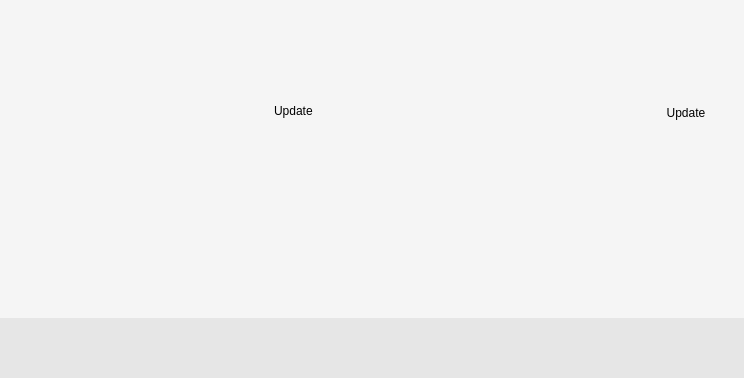
<?xml version="1.0" encoding="UTF-8"?>
<ui version="4.0">
 <class>aboutWidget</class>
 <widget class="QWidget" name="aboutWidget">
  <property name="geometry">
   <rect>
    <x>0</x>
    <y>0</y>
    <width>744</width>
    <height>360</height>
   </rect>
  </property>
  <property name="windowTitle">
   <string>Dialog</string>
  </property>
  <property name="styleSheet">
   <string notr="true"> QScrollBar:vertical {
     border: 1px solid #999999;
     background: white;
     width: 12px;
     margin: 5px 0 5px 2;
 }
 QScrollBar::handle:vertical {
     background: #777777;
     min-height: 12px;
 }
 QScrollBar::add-line:vertical {
     border: none;
     background: none;
     height: 0px;
     subcontrol-position: bottom;
     subcontrol-origin: margin;
 }

 QScrollBar::sub-line:vertical {
     border: none;
     background: none;
     height: 0px;
     subcontrol-position: top;
     subcontrol-origin: margin;
 }
 QScrollBar::up-arrow:vertical, QScrollBar::down-arrow:vertical {
     border: none;
     width: 0px;
     height: 0px;
     background: none;
 }

 QScrollBar::add-page:vertical, QScrollBar::sub-page:vertical {
     background: none;
 }</string>
  </property>
  <layout class="QVBoxLayout" name="verticalLayout">
   <property name="spacing">
    <number>0</number>
   </property>
   <property name="margin">
    <number>0</number>
   </property>
   <item>
    <widget class="QFrame" name="horizontalFrame">
     <property name="sizePolicy">
      <sizepolicy hsizetype="Minimum" vsizetype="MinimumExpanding">
       <horstretch>0</horstretch>
       <verstretch>0</verstretch>
      </sizepolicy>
     </property>
     <property name="styleSheet">
      <string notr="true">background-color: rgb(245, 245, 245);
color:rgb(0,0,0);</string>
     </property>
     <layout class="QGridLayout" name="gridLayout">
      <item row="2" column="2" rowspan="4">
       <widget class="QStackedWidget" name="stackedWidget">
        <property name="sizePolicy">
         <sizepolicy hsizetype="Preferred" vsizetype="MinimumExpanding">
          <horstretch>10</horstretch>
          <verstretch>10</verstretch>
         </sizepolicy>
        </property>
        <property name="lineWidth">
         <number>0</number>
        </property>
        <property name="currentIndex">
         <number>0</number>
        </property>
        <widget class="QWidget" name="blablaPage">
         <property name="sizePolicy">
          <sizepolicy hsizetype="Preferred" vsizetype="MinimumExpanding">
           <horstretch>0</horstretch>
           <verstretch>0</verstretch>
          </sizepolicy>
         </property>
         <layout class="QVBoxLayout" name="verticalLayout_2">
          <property name="margin">
           <number>0</number>
          </property>
          <item>
           <widget class="QWidget" name="update" native="true">
            <layout class="QHBoxLayout" name="updateLayout">
             <item>
              <widget class="QLabel" name="UpdateLabel">
               <property name="sizePolicy">
                <sizepolicy hsizetype="MinimumExpanding" vsizetype="Minimum">
                 <horstretch>0</horstretch>
                 <verstretch>0</verstretch>
                </sizepolicy>
               </property>
               <property name="styleSheet">
                <string notr="true">margin-bottom: 8px;margin-top: 4px;</string>
               </property>
               <property name="text">
                <string>Update</string>
               </property>
              </widget>
             </item>
             <item>
              <widget class="QPushButton" name="checkUpdates">
               <property name="sizePolicy">
                <sizepolicy hsizetype="Minimum" vsizetype="Minimum">
                 <horstretch>0</horstretch>
                 <verstretch>0</verstretch>
                </sizepolicy>
               </property>
               <property name="text">
                <string>Update</string>
               </property>
               <property name="flat">
                <bool>true</bool>
               </property>
              </widget>
             </item>
            </layout>
           </widget>
          </item>
          <item>
           <widget class="QLabel" name="MainBlabla">
            <property name="sizePolicy">
             <sizepolicy hsizetype="MinimumExpanding" vsizetype="MinimumExpanding">
              <horstretch>0</horstretch>
              <verstretch>0</verstretch>
             </sizepolicy>
            </property>
            <property name="styleSheet">
             <string notr="true">padding-right: 20px;</string>
            </property>
            <property name="alignment">
             <set>Qt::AlignLeading|Qt::AlignLeft|Qt::AlignTop</set>
            </property>
            <property name="wordWrap">
             <bool>true</bool>
            </property>
            <property name="openExternalLinks">
             <bool>true</bool>
            </property>
           </widget>
          </item>
         </layout>
        </widget>
        <widget class="QTextEdit" name="licensePage">
         <property name="font">
          <font>
           <family>Courier</family>
           <pointsize>9</pointsize>
          </font>
         </property>
         <property name="frameShadow">
          <enum>QFrame::Plain</enum>
         </property>
         <property name="textInteractionFlags">
          <set>Qt::TextSelectableByKeyboard|Qt::TextSelectableByMouse</set>
         </property>
        </widget>
        <widget class="QTextEdit" name="authorsPage">
         <property name="frameShadow">
          <enum>QFrame::Plain</enum>
         </property>
         <property name="textInteractionFlags">
          <set>Qt::NoTextInteraction</set>
         </property>
        </widget>
        <widget class="QTextEdit" name="creditPage">
         <property name="frameShadow">
          <enum>QFrame::Plain</enum>
         </property>
         <property name="textInteractionFlags">
          <set>Qt::LinksAccessibleByKeyboard|Qt::LinksAccessibleByMouse</set>
         </property>
        </widget>
       </widget>
      </item>
      <item row="0" column="0" rowspan="6">
       <widget class="QLabel" name="Heimdallcone">
        <property name="sizePolicy">
         <sizepolicy hsizetype="Minimum" vsizetype="Minimum">
          <horstretch>0</horstretch>
          <verstretch>0</verstretch>
         </sizepolicy>
        </property>
        <property name="minimumSize">
         <size>
          <width>247</width>
          <height>300</height>
         </size>
        </property>
        <property name="autoFillBackground">
         <bool>false</bool>
        </property>
        <property name="lineWidth">
         <number>0</number>
        </property>
        <property name="text">
         <string/>
        </property>
        <property name="textFormat">
         <enum>Qt::PlainText</enum>
        </property>
        <property name="pixmap">
         <pixmap>:/logo/heimdall256.png</pixmap>
        </property>
        <property name="scaledContents">
         <bool>false</bool>
        </property>
        <property name="margin">
         <number>20</number>
        </property>
       </widget>
      </item>
      <item row="0" column="2">
       <widget class="QLabel" name="title">
        <property name="sizePolicy">
         <sizepolicy hsizetype="MinimumExpanding" vsizetype="Preferred">
          <horstretch>0</horstretch>
          <verstretch>0</verstretch>
         </sizepolicy>
        </property>
        <property name="minimumSize">
         <size>
          <width>0</width>
          <height>50</height>
         </size>
        </property>
        <property name="baseSize">
         <size>
          <width>0</width>
          <height>0</height>
         </size>
        </property>
        <property name="alignment">
         <set>Qt::AlignBottom|Qt::AlignLeading|Qt::AlignLeft</set>
        </property>
       </widget>
      </item>
      <item row="1" column="2">
       <widget class="QLabel" name="version">
        <property name="sizePolicy">
         <sizepolicy hsizetype="Minimum" vsizetype="Maximum">
          <horstretch>0</horstretch>
          <verstretch>0</verstretch>
         </sizepolicy>
        </property>
        <property name="cursor">
         <cursorShape>PointingHandCursor</cursorShape>
        </property>
        <property name="styleSheet">
         <string notr="true">font: 75 12pt &quot;Sans Serif&quot;;
margin-bottom: 6px;</string>
        </property>
        <property name="text">
         <string/>
        </property>
       </widget>
      </item>
     </layout>
    </widget>
   </item>
   <item>
    <widget class="QFrame" name="footer">
     <property name="sizePolicy">
      <sizepolicy hsizetype="Preferred" vsizetype="Minimum">
       <horstretch>0</horstretch>
       <verstretch>0</verstretch>
      </sizepolicy>
     </property>
     <property name="minimumSize">
      <size>
       <width>0</width>
       <height>60</height>
      </size>
     </property>
     <property name="styleSheet">
      <string notr="true">background-color: rgb(230, 230, 230);color:rgb(0,0,0);</string>
     </property>
     <layout class="QHBoxLayout" name="horizontalLayout_2">
      <property name="margin">
       <number>0</number>
      </property>
      <item>
       <widget class="QLabel" name="authorsButton">
        <property name="cursor">
         <cursorShape>PointingHandCursor</cursorShape>
        </property>
        <property name="styleSheet">
         <string notr="true">padding: 10px</string>
        </property>
        <property name="alignment">
         <set>Qt::AlignCenter</set>
        </property>
       </widget>
      </item>
      <item>
       <widget class="QLabel" name="licenseButton">
        <property name="cursor">
         <cursorShape>PointingHandCursor</cursorShape>
        </property>
        <property name="styleSheet">
         <string notr="true">padding: 10px</string>
        </property>
        <property name="alignment">
         <set>Qt::AlignCenter</set>
        </property>
       </widget>
      </item>
      <item>
       <widget class="QLabel" name="creditsButton">
        <property name="cursor">
         <cursorShape>PointingHandCursor</cursorShape>
        </property>
        <property name="styleSheet">
         <string notr="true">padding: 10px;</string>
        </property>
        <property name="alignment">
         <set>Qt::AlignCenter</set>
        </property>
       </widget>
      </item>
     </layout>
    </widget>
   </item>
  </layout>
 </widget>
 <resources/>
 <connections/>
</ui>
